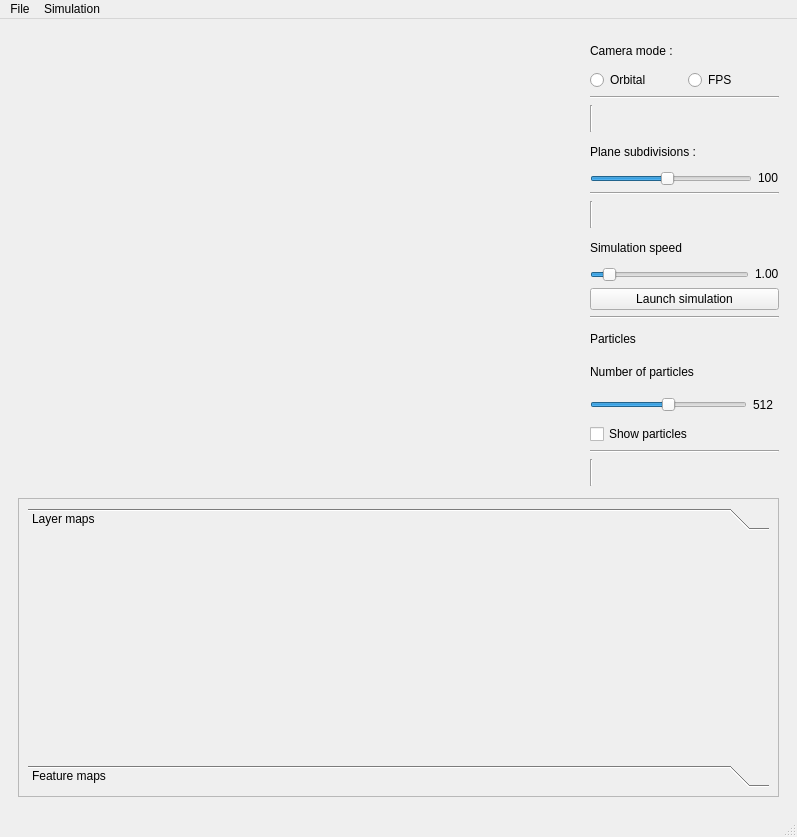
<?xml version="1.0" encoding="UTF-8"?>
<ui version="4.0">
 <class>MainWindow</class>
 <widget class="QMainWindow" name="MainWindow">
  <property name="geometry">
   <rect>
    <x>0</x>
    <y>0</y>
    <width>797</width>
    <height>837</height>
   </rect>
  </property>
  <property name="windowTitle">
   <string>MainWindow</string>
  </property>
  <widget class="QWidget" name="centralwidget">
   <layout class="QHBoxLayout" name="horizontalLayout_2">
    <item>
     <widget class="QStackedWidget" name="stackedWidget">
      <property name="currentIndex">
       <number>0</number>
      </property>
      <widget class="QWidget" name="page">
       <layout class="QVBoxLayout" name="verticalLayout_2" stretch="3,0,2">
        <item>
         <layout class="QHBoxLayout" name="horizontalLayout" stretch="3,1">
          <item>
           <widget class="GLWidget" name="widget" native="true"/>
          </item>
          <item>
           <layout class="QVBoxLayout" name="gl_settings_layout" stretch="0,0,0,0,0,0,0,0,0,0,0,0,0,0,0,0,0,0">
            <property name="sizeConstraint">
             <enum>QLayout::SizeConstraint::SetDefaultConstraint</enum>
            </property>
            <item>
             <widget class="QLabel" name="label">
              <property name="text">
               <string>Camera mode :</string>
              </property>
             </widget>
            </item>
            <item>
             <layout class="QHBoxLayout" name="cam_layout">
              <item>
               <widget class="QRadioButton" name="radioButton_2">
                <property name="text">
                 <string>Orbital</string>
                </property>
               </widget>
              </item>
              <item>
               <widget class="QRadioButton" name="radioButton">
                <property name="text">
                 <string>FPS</string>
                </property>
               </widget>
              </item>
             </layout>
            </item>
            <item>
             <widget class="Line" name="line_8">
              <property name="orientation">
               <enum>Qt::Orientation::Horizontal</enum>
              </property>
             </widget>
            </item>
            <item>
             <widget class="Line" name="line_2">
              <property name="orientation">
               <enum>Qt::Orientation::Vertical</enum>
              </property>
             </widget>
            </item>
            <item>
             <widget class="QLabel" name="subdiv_label">
              <property name="text">
               <string>Plane subdivisions :</string>
              </property>
             </widget>
            </item>
            <item>
             <layout class="QHBoxLayout" name="horizontalLayout_4">
              <item>
               <widget class="QSlider" name="subdiv_slider">
                <property name="sizePolicy">
                 <sizepolicy hsizetype="Expanding" vsizetype="Fixed">
                  <horstretch>0</horstretch>
                  <verstretch>0</verstretch>
                 </sizepolicy>
                </property>
                <property name="minimumSize">
                 <size>
                  <width>0</width>
                  <height>0</height>
                 </size>
                </property>
                <property name="minimum">
                 <number>10</number>
                </property>
                <property name="maximum">
                 <number>200</number>
                </property>
                <property name="sliderPosition">
                 <number>100</number>
                </property>
                <property name="orientation">
                 <enum>Qt::Orientation::Horizontal</enum>
                </property>
               </widget>
              </item>
              <item>
               <widget class="QLabel" name="subdivval_label">
                <property name="sizePolicy">
                 <sizepolicy hsizetype="Fixed" vsizetype="Fixed">
                  <horstretch>0</horstretch>
                  <verstretch>0</verstretch>
                 </sizepolicy>
                </property>
                <property name="text">
                 <string>100</string>
                </property>
               </widget>
              </item>
             </layout>
            </item>
            <item>
             <widget class="Line" name="line_9">
              <property name="orientation">
               <enum>Qt::Orientation::Horizontal</enum>
              </property>
             </widget>
            </item>
            <item>
             <widget class="Line" name="line_3">
              <property name="orientation">
               <enum>Qt::Orientation::Vertical</enum>
              </property>
             </widget>
            </item>
            <item>
             <widget class="QLabel" name="label_2">
              <property name="text">
               <string>Simulation speed</string>
              </property>
             </widget>
            </item>
            <item>
             <layout class="QHBoxLayout" name="horizontalLayout_3">
              <item>
               <widget class="QSlider" name="simspeedslider">
                <property name="minimum">
                 <number>20</number>
                </property>
                <property name="maximum">
                 <number>999</number>
                </property>
                <property name="value">
                 <number>100</number>
                </property>
                <property name="orientation">
                 <enum>Qt::Orientation::Horizontal</enum>
                </property>
               </widget>
              </item>
              <item>
               <widget class="QLabel" name="simspeedval_label">
                <property name="sizePolicy">
                 <sizepolicy hsizetype="Fixed" vsizetype="Fixed">
                  <horstretch>0</horstretch>
                  <verstretch>0</verstretch>
                 </sizepolicy>
                </property>
                <property name="text">
                 <string>1.00</string>
                </property>
               </widget>
              </item>
             </layout>
            </item>
            <item>
             <widget class="QPushButton" name="simulateBtn">
              <property name="text">
               <string>Launch simulation</string>
              </property>
             </widget>
            </item>
            <item>
             <widget class="Line" name="line_7">
              <property name="orientation">
               <enum>Qt::Orientation::Horizontal</enum>
              </property>
             </widget>
            </item>
            <item>
             <widget class="QLabel" name="label_6">
              <property name="text">
               <string>Particles</string>
              </property>
             </widget>
            </item>
            <item>
             <widget class="QLabel" name="label_7">
              <property name="text">
               <string>Number of particles</string>
              </property>
             </widget>
            </item>
            <item>
             <layout class="QHBoxLayout" name="horizontalLayout_8">
              <item>
               <widget class="QSlider" name="numParticlesSlider">
                <property name="minimum">
                 <number>1</number>
                </property>
                <property name="maximum">
                 <number>1024</number>
                </property>
                <property name="value">
                 <number>512</number>
                </property>
                <property name="orientation">
                 <enum>Qt::Orientation::Horizontal</enum>
                </property>
               </widget>
              </item>
              <item>
               <widget class="QLabel" name="numParticlesLabel">
                <property name="minimumSize">
                 <size>
                  <width>26</width>
                  <height>22</height>
                 </size>
                </property>
                <property name="text">
                 <string>512</string>
                </property>
               </widget>
              </item>
             </layout>
            </item>
            <item>
             <widget class="QCheckBox" name="showParticlesCheck">
              <property name="text">
               <string>Show particles</string>
              </property>
             </widget>
            </item>
            <item>
             <widget class="Line" name="line_10">
              <property name="orientation">
               <enum>Qt::Orientation::Horizontal</enum>
              </property>
             </widget>
            </item>
            <item>
             <widget class="Line" name="line_4">
              <property name="orientation">
               <enum>Qt::Orientation::Vertical</enum>
              </property>
             </widget>
            </item>
           </layout>
          </item>
         </layout>
        </item>
        <item>
         <widget class="Line" name="line">
          <property name="orientation">
           <enum>Qt::Orientation::Vertical</enum>
          </property>
         </widget>
        </item>
        <item>
         <widget class="QScrollArea" name="scrollArea">
          <property name="sizePolicy">
           <sizepolicy hsizetype="Expanding" vsizetype="Expanding">
            <horstretch>0</horstretch>
            <verstretch>0</verstretch>
           </sizepolicy>
          </property>
          <property name="maximumSize">
           <size>
            <width>16777215</width>
            <height>300</height>
           </size>
          </property>
          <property name="frameShape">
           <enum>QFrame::Shape::StyledPanel</enum>
          </property>
          <property name="horizontalScrollBarPolicy">
           <enum>Qt::ScrollBarPolicy::ScrollBarAsNeeded</enum>
          </property>
          <property name="widgetResizable">
           <bool>true</bool>
          </property>
          <widget class="QWidget" name="scrollAreaWidgetContents">
           <property name="geometry">
            <rect>
             <x>0</x>
             <y>0</y>
             <width>759</width>
             <height>295</height>
            </rect>
           </property>
           <layout class="QVBoxLayout" name="verticalLayout_3">
            <item>
             <widget class="QToolBox" name="toolBox">
              <property name="currentIndex">
               <number>0</number>
              </property>
              <widget class="QWidget" name="page_3">
               <property name="geometry">
                <rect>
                 <x>0</x>
                 <y>0</y>
                 <width>741</width>
                 <height>213</height>
                </rect>
               </property>
               <attribute name="label">
                <string>Layer maps</string>
               </attribute>
               <layout class="QHBoxLayout" name="horizontalLayout_9">
                <property name="spacing">
                 <number>0</number>
                </property>
                <property name="leftMargin">
                 <number>0</number>
                </property>
                <property name="topMargin">
                 <number>0</number>
                </property>
                <property name="rightMargin">
                 <number>0</number>
                </property>
                <property name="bottomMargin">
                 <number>0</number>
                </property>
                <item>
                 <layout class="QHBoxLayout" name="maps_layout"/>
                </item>
               </layout>
              </widget>
              <widget class="QWidget" name="page_4">
               <property name="geometry">
                <rect>
                 <x>0</x>
                 <y>0</y>
                 <width>741</width>
                 <height>213</height>
                </rect>
               </property>
               <attribute name="label">
                <string>Feature maps</string>
               </attribute>
               <layout class="QHBoxLayout" name="horizontalLayout_11">
                <property name="spacing">
                 <number>0</number>
                </property>
                <property name="leftMargin">
                 <number>0</number>
                </property>
                <property name="topMargin">
                 <number>0</number>
                </property>
                <property name="rightMargin">
                 <number>0</number>
                </property>
                <property name="bottomMargin">
                 <number>0</number>
                </property>
                <item>
                 <layout class="QHBoxLayout" name="features_layout"/>
                </item>
               </layout>
              </widget>
             </widget>
            </item>
           </layout>
          </widget>
         </widget>
        </item>
       </layout>
      </widget>
      <widget class="QWidget" name="page_2">
       <layout class="QVBoxLayout" name="verticalLayout" stretch="5,1">
        <item>
         <layout class="QHBoxLayout" name="horizontalLayout_5" stretch="2,1">
          <item>
           <widget class="ScribbleArea" name="widget_2" native="true">
            <property name="minimumSize">
             <size>
              <width>450</width>
              <height>450</height>
             </size>
            </property>
           </widget>
          </item>
          <item>
           <layout class="QVBoxLayout" name="draw_settings_layout">
            <item>
             <widget class="QLabel" name="label_3">
              <property name="text">
               <string>Pen size</string>
              </property>
             </widget>
            </item>
            <item>
             <layout class="QHBoxLayout" name="horizontalLayout_6">
              <item>
               <widget class="QSlider" name="pensizeSlider">
                <property name="maximum">
                 <number>300</number>
                </property>
                <property name="value">
                 <number>100</number>
                </property>
                <property name="tracking">
                 <bool>true</bool>
                </property>
                <property name="orientation">
                 <enum>Qt::Orientation::Horizontal</enum>
                </property>
               </widget>
              </item>
              <item>
               <widget class="QLabel" name="pensize_label">
                <property name="sizePolicy">
                 <sizepolicy hsizetype="Fixed" vsizetype="Preferred">
                  <horstretch>0</horstretch>
                  <verstretch>0</verstretch>
                 </sizepolicy>
                </property>
                <property name="minimumSize">
                 <size>
                  <width>37</width>
                  <height>0</height>
                 </size>
                </property>
                <property name="text">
                 <string>100 px</string>
                </property>
               </widget>
              </item>
             </layout>
            </item>
            <item>
             <widget class="Line" name="line_5">
              <property name="orientation">
               <enum>Qt::Orientation::Vertical</enum>
              </property>
             </widget>
            </item>
            <item>
             <widget class="QLabel" name="label_4">
              <property name="text">
               <string>Pen opacity</string>
              </property>
             </widget>
            </item>
            <item>
             <layout class="QHBoxLayout" name="horizontalLayout_7">
              <item>
               <widget class="QSlider" name="opacityValSLider">
                <property name="maximum">
                 <number>255</number>
                </property>
                <property name="value">
                 <number>255</number>
                </property>
                <property name="tracking">
                 <bool>true</bool>
                </property>
                <property name="orientation">
                 <enum>Qt::Orientation::Horizontal</enum>
                </property>
               </widget>
              </item>
              <item>
               <widget class="QLabel" name="opacityValLabel">
                <property name="text">
                 <string>255</string>
                </property>
               </widget>
              </item>
             </layout>
            </item>
            <item>
             <widget class="Line" name="line_6">
              <property name="orientation">
               <enum>Qt::Orientation::Vertical</enum>
              </property>
             </widget>
            </item>
            <item>
             <widget class="QLabel" name="label_5">
              <property name="text">
               <string>Pen settings (Greyscale)</string>
              </property>
             </widget>
            </item>
            <item>
             <layout class="QHBoxLayout" name="colorsLayout" stretch="3,1,1">
              <item>
               <widget class="QSlider" name="greyscaleSlider">
                <property name="maximum">
                 <number>255</number>
                </property>
                <property name="value">
                 <number>180</number>
                </property>
                <property name="orientation">
                 <enum>Qt::Orientation::Horizontal</enum>
                </property>
               </widget>
              </item>
              <item>
               <widget class="QPushButton" name="colorSelectBtn">
                <property name="sizePolicy">
                 <sizepolicy hsizetype="Minimum" vsizetype="Fixed">
                  <horstretch>0</horstretch>
                  <verstretch>0</verstretch>
                 </sizepolicy>
                </property>
                <property name="styleSheet">
                 <string notr="true">QPushButton{border: 2px solid #00008b; border-radius: 4px; background-color: rgba(0,0,0,255);}</string>
                </property>
                <property name="text">
                 <string/>
                </property>
                <property name="checkable">
                 <bool>true</bool>
                </property>
                <property name="autoExclusive">
                 <bool>true</bool>
                </property>
               </widget>
              </item>
              <item>
               <widget class="QPushButton" name="eraserBtn">
                <property name="sizePolicy">
                 <sizepolicy hsizetype="Fixed" vsizetype="Fixed">
                  <horstretch>0</horstretch>
                  <verstretch>0</verstretch>
                 </sizepolicy>
                </property>
                <property name="text">
                 <string/>
                </property>
               </widget>
              </item>
             </layout>
            </item>
            <item>
             <widget class="Line" name="line_11">
              <property name="orientation">
               <enum>Qt::Orientation::Horizontal</enum>
              </property>
             </widget>
            </item>
            <item>
             <widget class="QLabel" name="label_8">
              <property name="text">
               <string>Softness</string>
              </property>
             </widget>
            </item>
            <item>
             <layout class="QHBoxLayout" name="horizontalLayout_10">
              <item>
               <widget class="QSlider" name="softnessSlider">
                <property name="maximum">
                 <number>10</number>
                </property>
                <property name="orientation">
                 <enum>Qt::Orientation::Horizontal</enum>
                </property>
               </widget>
              </item>
              <item>
               <widget class="QLabel" name="softnessLabel">
                <property name="sizePolicy">
                 <sizepolicy hsizetype="Fixed" vsizetype="Fixed">
                  <horstretch>0</horstretch>
                  <verstretch>0</verstretch>
                 </sizepolicy>
                </property>
                <property name="minimumSize">
                 <size>
                  <width>38</width>
                  <height>18</height>
                 </size>
                </property>
                <property name="text">
                 <string>1.0</string>
                </property>
                <property name="alignment">
                 <set>Qt::AlignmentFlag::AlignCenter</set>
                </property>
               </widget>
              </item>
             </layout>
            </item>
            <item>
             <widget class="QPushButton" name="saveMapBtn">
              <property name="text">
               <string>Save map</string>
              </property>
             </widget>
            </item>
           </layout>
          </item>
         </layout>
        </item>
        <item>
         <layout class="QVBoxLayout" name="verticalLayout_7">
          <item>
           <widget class="QPushButton" name="resetDrawingBtn">
            <property name="text">
             <string>Reset</string>
            </property>
           </widget>
          </item>
          <item>
           <widget class="QPushButton" name="confirmMapBtn">
            <property name="text">
             <string>Confirm and apply to scene</string>
            </property>
           </widget>
          </item>
         </layout>
        </item>
       </layout>
      </widget>
     </widget>
    </item>
   </layout>
  </widget>
  <widget class="QMenuBar" name="menubar">
   <property name="geometry">
    <rect>
     <x>0</x>
     <y>0</y>
     <width>797</width>
     <height>23</height>
    </rect>
   </property>
   <widget class="QMenu" name="menuFile">
    <property name="title">
     <string>File</string>
    </property>
    <widget class="QMenu" name="menuLoad_Heightmap">
     <property name="title">
      <string>Load</string>
     </property>
     <widget class="QMenu" name="menuHeightmaps">
      <property name="title">
       <string>Heightmaps</string>
      </property>
      <addaction name="actionBedrock_layer"/>
      <addaction name="actionStone_layer"/>
      <addaction name="actionSand_layer"/>
      <addaction name="actionWater_layer"/>
     </widget>
     <widget class="QMenu" name="menuFeature_maps">
      <property name="title">
       <string>Feature maps</string>
      </property>
      <addaction name="actionHeight"/>
      <addaction name="actionWaterIn"/>
      <addaction name="actionWaterOut"/>
     </widget>
     <addaction name="menuHeightmaps"/>
     <addaction name="menuFeature_maps"/>
    </widget>
    <addaction name="menuLoad_Heightmap"/>
   </widget>
   <widget class="QMenu" name="menuDisplay">
    <property name="title">
     <string>Simulation</string>
    </property>
    <addaction name="actionSimulation_info"/>
    <addaction name="actionReset_simulation"/>
   </widget>
   <addaction name="menuFile"/>
   <addaction name="menuDisplay"/>
  </widget>
  <widget class="QStatusBar" name="statusbar"/>
  <action name="actionCamera_type">
   <property name="text">
    <string>Camera type</string>
   </property>
  </action>
  <action name="actionBedrock_layer">
   <property name="text">
    <string>Bedrock layer</string>
   </property>
  </action>
  <action name="actionStone_layer">
   <property name="text">
    <string>Stone layer</string>
   </property>
  </action>
  <action name="actionSand_layer">
   <property name="text">
    <string>Sand layer</string>
   </property>
  </action>
  <action name="actionWater_layer">
   <property name="text">
    <string>Water layer</string>
   </property>
  </action>
  <action name="actionHeight">
   <property name="text">
    <string>Height</string>
   </property>
  </action>
  <action name="actionWaterIn">
   <property name="text">
    <string>Water inflow</string>
   </property>
  </action>
  <action name="actionWaterOut">
   <property name="text">
    <string>Water outflow</string>
   </property>
  </action>
  <action name="actionSimulation_info">
   <property name="checkable">
    <bool>true</bool>
   </property>
   <property name="checked">
    <bool>true</bool>
   </property>
   <property name="text">
    <string>Simulation info</string>
   </property>
  </action>
  <action name="actionReset_simulation">
   <property name="text">
    <string>Reset simulation</string>
   </property>
  </action>
 </widget>
 <customwidgets>
  <customwidget>
   <class>GLWidget</class>
   <extends>QWidget</extends>
   <header>glwidget.h</header>
   <container>1</container>
  </customwidget>
  <customwidget>
   <class>ScribbleArea</class>
   <extends>QWidget</extends>
   <header>scribblearea.h</header>
   <container>1</container>
  </customwidget>
 </customwidgets>
 <resources/>
 <connections/>
</ui>
